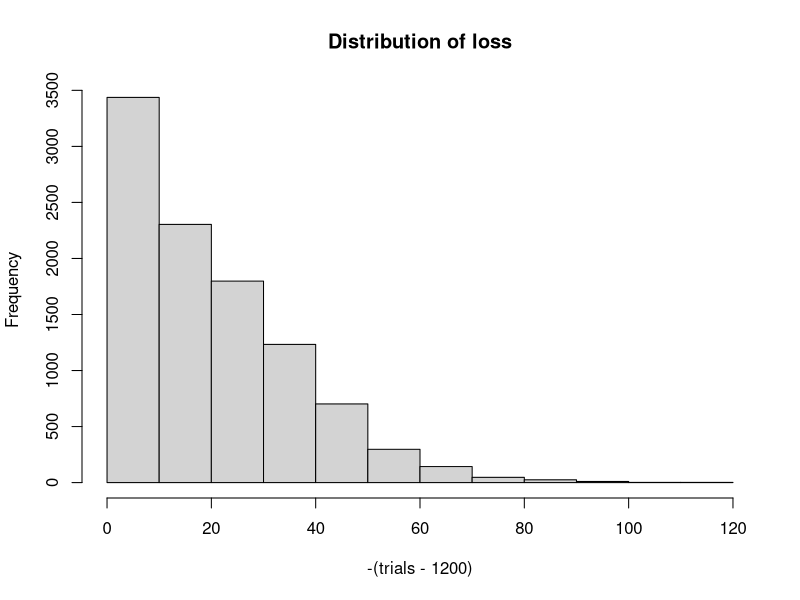

This figure's R source: (Note: this script raises an error after producing the figure.)
#Q1 a
trials = rep(0,10000)
for (j in 1:10000){
	a = rep(0 , 100)
	for (i in 1:80){
		a[i] = 10
	}
	for (i in 81:100){
		a[i] = 20
	}
	b = runif(100, 0, 1);
	for (i in 1:100){
		if (b[i] < 0.02){
			b[i] = 0
		}
		else{
			b[i] = 1
		}
	}
	trials[j] = sum(a*b)
}
hist(-(trials-1200), main = "Distribution of loss")

###Q1 b
no_of_simul <- 10000
N <- 100
cov <- 0.3
V = matrix(1,N,1)
V = (1-cov) * V
M <- diag(0.7, N, N)
M <- M + cov

mu <- matrix(0,N,1)
R <- mvrnorm(no_of_simul,mu,M)
##R is 100 x 10000
results <- array(0,dim = c(100,no_of_simul))
temp <- c()
for(i in 1:no_of_simul){
for( k in 1:100){
  temp[k] <- dnorm(R[i,k],0,1)
    if(temp[k] < 0.02){
      results[k,i] <- 1
    }
  }
}

results <- as.matrix(results)

assets<- matrix(10,1,100)

for( i in 81:100){
  assets[i] = assets[i]+10
}
loss <- c()
for( i in 1:no_of_simul){
loss[i] <- assets%*%results[,i]
}

hist(loss,main = "Distribution of loss")

###Q1 c
avg_prob = 0
prob <-c()
count = 0
for(i in 1:10000){
  count = 0
  count = sum(results[,i])
  prob = (count-1)*(count)/2
  prob = prob / ((100-1)*(100)/2)
  avg_prob = avg_prob + prob
}

avg_prob = avg_prob / 10000
default_corr = (avg_prob - 0.02^2)/(0.02*(1-0.02))
default_corr

##Q1 d
Gaussian_copula<- function(cov){
      no_of_simul <- 10000
      N <- 100
      V = matrix(1,N,1)
      V = (1-cov) * V
      M <- diag(0.7, N, N)
      M <- M + cov
      
      mu <- matrix(0,N,1)
      R <- mvrnorm(no_of_simul,mu,M)
      ##R is 100 x 10000
      results <- array(0,dim = c(100,no_of_simul))
      temp <- c()
      
      for(i in 1:no_of_simul){
        for( k in 1:100){
          temp[k] <- dnorm(R[i,k],0,1)
          if(temp[k] < 0.02){
            results[k,i] <- 1
          }
        }
      }
      results <- as.matrix(results)
      
      avg_prob = 0
      prob <-c()
      count = 0
      for(i in 1:no_of_simul){
        count = 0
        count = sum(results[,i])
        prob = (count-1)*(count)/2
        prob = prob / ((100-1)*(100)/2)
        avg_prob = avg_prob + prob
      }
      
      avg_prob = avg_prob / no_of_simul
      default_corr = (avg_prob - 0.02^2)/((0.02*(1-0.02)))
      
      default_corr
}

cov_value <- optimize(f=function(x){abs(Gaussian_copula(x)-0.05)}, interval =c(0,1) )
cov_value


#Q2 a
trials = rep(0,10000)
for (j in 1:10000){
	a = rep(0 , 100)
	for (i in 1:80){
		a[i] = 10
	}
	for (i in 81:100){
		a[i] = 20
	}
	b = runif(100, 0, 1);
	for (i in 1:100){
		if (b[i] < 0.02){
			b[i] = 0
		}
		else{
			b[i] = 1
		}
	}
	trials[j] = sum(a*b)
}
e = 1200 - trials
f = c()
for (j in 1:10000){
	if (e[j] != 0){
		f = c(f,e[j])
	}
}
ec = quantile(f, 0.999) - mean(e)

#Q2 b
p=0.3
trials = rep(0,10000)
for (j in 1:10000){
	a = rep(0 , 100)
	for (i in 1:80){
		a[i] = 10
	}
	for (i in 81:100){
		a[i] = 20
	}
	b = rnorm(100);
	for (i in 1:100){
		b[i] = pnorm(sqrt(p)*b[i]+sqrt(1-p)*rnorm(1))
	}
	for (i in 1:100){
		if (b[i] < 0.02){
			b[i] = 0
		}
		else{
			b[i] = 1
		}
	}
	trials[j] = sum(a*b)
}
e = 1200 - trials
f = c()
for (j in 1:10000){
	if (e[j] != 0){
		f = c(f,e[j])
	}
}
ec = quantile(f, 0.999) - mean(e)

#Q3 a
d = rep(0,10000)
for (j in 1:10000){
	a = rep(0 , 100)
	for (i in 1:80){
		a[i] = 10
	}
	for (i in 81:100){
		a[i] = 20
	}
	b = runif(100, 0, 1);
	for (i in 1:100){
		if (b[i] < 0.02){
			b[i] = 1
		}
		else{
			b[i] = 0
		}
	}
	e = sum(b[81:100])
	if (e>=2){
		d[j] = sum(a*b)-40
	}
	else{
		d[j] = sum(a*b)
	}
}
hist((d), main = "Distribution of loss")

#Q3 b
d = rep(0,10000)
for (j in 1:10000){
	a = rep(0 , 100)
	for (i in 1:80){
		a[i] = 10
	}
	for (i in 81:100){
		a[i] = 20
	}
	b = runif(100, 0, 1);
	for (i in 1:100){
		if (b[i] < 0.02){
			b[i] = 1
		}
		else{
			b[i] = 0
		}
	}
	e = sum(b[81:100])
	if (e==1){
		d[j] = sum(a*b)-20
	}
	else if(e>=2){
		d[j] = sum(a*b)-40
	}
	else{
		d[j] = sum(a*b)
	}
}
f = c()
for (j in 1:10000){
	if (d[j] != 0){
		f = c(f,d[j])
	}
}
ec = quantile(f, 0.999) - mean(d)

#Q3 c
d = rep(0,10000)
for (j in 1:10000){
	a = rep(0 , 100)
	for (i in 1:80){
		a[i] = 10
	}
	for (i in 81:100){
		a[i] = 20
	}
	b = runif(100, 0, 1);
	for (i in 1:100){
		b[i] = pnorm(sqrt(0.3)*b[i]+sqrt(1-0.3)*rnorm(1))
	}
	for (i in 1:100){
		if (b[i] < 0.02){
			b[i] = 1
		}
		else{
			b[i] = 0
		}
	}
	e = sum(b[81:100])
	if (e==1){
		d[j] = sum(a*b)-20
	}
	else if(e>=2){
		d[j] = sum(a*b)-40
	}
	else{
		d[j] = sum(a*b)
	}
}
f = c()
for (j in 1:10000){
	if (d[j] != 0){
		f = c(f,d[j])
	}
}
ec = quantile(f, 0.999) - mean(d)

#Q4 a
d = rep(0,10000)
for (j in 1:10000){
	a = rep(0 , 100)
	for (i in 1:80){
		a[i] = 10
	}
	for (i in 81:100){
		a[i] = 20
	}
	b = runif(100, 0, 1);
	for (i in 1:100){
		if (b[i] < 0.02){
			b[i] = 1-rbeta(1, 2, 2)
		}
		else{
			b[i] = 0
		}
	}
	d[j] = sum(a*b)
}
hist((d), main = "Distribution of loss")

#Q4 b
d = rep(0,10000)
for (j in 1:10000){
	a = rep(0 , 100)
	for (i in 1:80){
		a[i] = 10
	}
	for (i in 81:100){
		a[i] = 20
	}
	b = runif(100, 0, 1);
	for (i in 1:100){
		b[i] = pnorm(sqrt(0.3)*b[i]+sqrt(1-0.3)*rnorm(1))
	}
	for (i in 1:100){
		if (b[i] < 0.02){
			b[i] = 1-rbeta(1, 2, 2)
		}
		else{
			b[i] = 0
		}
	}
	d[j] = sum(a*b)
}
hist((d), main = "Distribution of loss")
